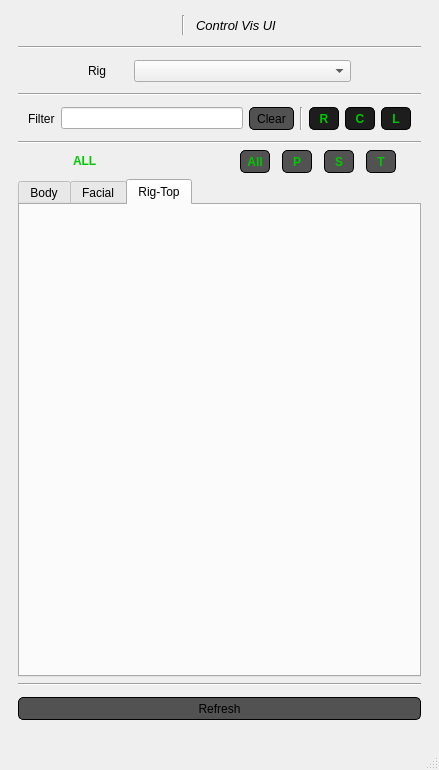
<?xml version="1.0" encoding="UTF-8"?>
<ui version="4.0">
 <class>mWindow</class>
 <widget class="QMainWindow" name="mWindow">
  <property name="geometry">
   <rect>
    <x>0</x>
    <y>0</y>
    <width>439</width>
    <height>770</height>
   </rect>
  </property>
  <property name="minimumSize">
   <size>
    <width>430</width>
    <height>0</height>
   </size>
  </property>
  <property name="windowTitle">
   <string>MANSUR - Module Vis UI</string>
  </property>
  <property name="locale">
   <locale language="English" country="UnitedStates"/>
  </property>
  <widget class="QWidget" name="centralwidget">
   <layout class="QVBoxLayout" name="verticalLayout_2">
    <item>
     <widget class="QWidget" name="header" native="true">
      <layout class="QHBoxLayout" name="horizontalLayout_4">
       <property name="leftMargin">
        <number>0</number>
       </property>
       <property name="topMargin">
        <number>0</number>
       </property>
       <property name="rightMargin">
        <number>0</number>
       </property>
       <property name="bottomMargin">
        <number>0</number>
       </property>
       <item>
        <layout class="QHBoxLayout" name="headerLayout"/>
       </item>
      </layout>
     </widget>
    </item>
    <item>
     <layout class="QVBoxLayout" name="verticalLayout_11">
      <property name="leftMargin">
       <number>9</number>
      </property>
      <property name="topMargin">
       <number>0</number>
      </property>
      <property name="rightMargin">
       <number>9</number>
      </property>
      <property name="bottomMargin">
       <number>9</number>
      </property>
      <item>
       <layout class="QHBoxLayout" name="horizontalLayout_7">
        <item>
         <spacer name="horizontalSpacer_8">
          <property name="orientation">
           <enum>Qt::Horizontal</enum>
          </property>
          <property name="sizeHint" stdset="0">
           <size>
            <width>40</width>
            <height>20</height>
           </size>
          </property>
         </spacer>
        </item>
        <item>
         <widget class="QLabel" name="iconLbl">
          <property name="text">
           <string/>
          </property>
          <property name="alignment">
           <set>Qt::AlignRight|Qt::AlignTrailing|Qt::AlignVCenter</set>
          </property>
         </widget>
        </item>
        <item>
         <spacer name="horizontalSpacer_7">
          <property name="orientation">
           <enum>Qt::Horizontal</enum>
          </property>
          <property name="sizeType">
           <enum>QSizePolicy::Fixed</enum>
          </property>
          <property name="sizeHint" stdset="0">
           <size>
            <width>5</width>
            <height>20</height>
           </size>
          </property>
         </spacer>
        </item>
        <item>
         <widget class="Line" name="line_2">
          <property name="orientation">
           <enum>Qt::Vertical</enum>
          </property>
         </widget>
        </item>
        <item>
         <spacer name="horizontalSpacer_6">
          <property name="orientation">
           <enum>Qt::Horizontal</enum>
          </property>
          <property name="sizeType">
           <enum>QSizePolicy::Fixed</enum>
          </property>
          <property name="sizeHint" stdset="0">
           <size>
            <width>5</width>
            <height>20</height>
           </size>
          </property>
         </spacer>
        </item>
        <item>
         <widget class="QLabel" name="label">
          <property name="font">
           <font>
            <pointsize>10</pointsize>
            <italic>true</italic>
           </font>
          </property>
          <property name="text">
           <string>Control Vis UI</string>
          </property>
         </widget>
        </item>
        <item>
         <spacer name="horizontalSpacer_9">
          <property name="orientation">
           <enum>Qt::Horizontal</enum>
          </property>
          <property name="sizeHint" stdset="0">
           <size>
            <width>40</width>
            <height>20</height>
           </size>
          </property>
         </spacer>
        </item>
       </layout>
      </item>
      <item>
       <spacer name="verticalSpacer_8">
        <property name="orientation">
         <enum>Qt::Vertical</enum>
        </property>
        <property name="sizeType">
         <enum>QSizePolicy::Fixed</enum>
        </property>
        <property name="sizeHint" stdset="0">
         <size>
          <width>20</width>
          <height>5</height>
         </size>
        </property>
       </spacer>
      </item>
      <item>
       <widget class="Line" name="line_7">
        <property name="accessibleName">
         <string>HLine</string>
        </property>
        <property name="orientation">
         <enum>Qt::Horizontal</enum>
        </property>
       </widget>
      </item>
      <item>
       <spacer name="verticalSpacer_2">
        <property name="orientation">
         <enum>Qt::Vertical</enum>
        </property>
        <property name="sizeType">
         <enum>QSizePolicy::Fixed</enum>
        </property>
        <property name="sizeHint" stdset="0">
         <size>
          <width>20</width>
          <height>5</height>
         </size>
        </property>
       </spacer>
      </item>
      <item>
       <layout class="QHBoxLayout" name="horizontalLayout_3">
        <item>
         <spacer name="horizontalSpacer_5">
          <property name="orientation">
           <enum>Qt::Horizontal</enum>
          </property>
          <property name="sizeType">
           <enum>QSizePolicy::Fixed</enum>
          </property>
          <property name="sizeHint" stdset="0">
           <size>
            <width>70</width>
            <height>20</height>
           </size>
          </property>
         </spacer>
        </item>
        <item>
         <widget class="QLabel" name="label_2">
          <property name="maximumSize">
           <size>
            <width>40</width>
            <height>16777215</height>
           </size>
          </property>
          <property name="text">
           <string>Rig</string>
          </property>
         </widget>
        </item>
        <item>
         <widget class="QComboBox" name="rigName_cb"/>
        </item>
        <item>
         <spacer name="horizontalSpacer_10">
          <property name="orientation">
           <enum>Qt::Horizontal</enum>
          </property>
          <property name="sizeType">
           <enum>QSizePolicy::Fixed</enum>
          </property>
          <property name="sizeHint" stdset="0">
           <size>
            <width>70</width>
            <height>20</height>
           </size>
          </property>
         </spacer>
        </item>
       </layout>
      </item>
      <item>
       <spacer name="verticalSpacer_3">
        <property name="orientation">
         <enum>Qt::Vertical</enum>
        </property>
        <property name="sizeType">
         <enum>QSizePolicy::Fixed</enum>
        </property>
        <property name="sizeHint" stdset="0">
         <size>
          <width>20</width>
          <height>5</height>
         </size>
        </property>
       </spacer>
      </item>
      <item>
       <widget class="Line" name="line_9">
        <property name="accessibleName">
         <string>HLine</string>
        </property>
        <property name="orientation">
         <enum>Qt::Horizontal</enum>
        </property>
       </widget>
      </item>
      <item>
       <spacer name="verticalSpacer_4">
        <property name="orientation">
         <enum>Qt::Vertical</enum>
        </property>
        <property name="sizeType">
         <enum>QSizePolicy::Fixed</enum>
        </property>
        <property name="sizeHint" stdset="0">
         <size>
          <width>20</width>
          <height>5</height>
         </size>
        </property>
       </spacer>
      </item>
      <item>
       <layout class="QHBoxLayout" name="horizontalLayout">
        <item>
         <spacer name="horizontalSpacer_2">
          <property name="orientation">
           <enum>Qt::Horizontal</enum>
          </property>
          <property name="sizeType">
           <enum>QSizePolicy::Fixed</enum>
          </property>
          <property name="sizeHint" stdset="0">
           <size>
            <width>10</width>
            <height>20</height>
           </size>
          </property>
         </spacer>
        </item>
        <item>
         <widget class="QLabel" name="label_4">
          <property name="text">
           <string>Filter</string>
          </property>
         </widget>
        </item>
        <item>
         <widget class="QLineEdit" name="filter_le">
          <property name="minimumSize">
           <size>
            <width>150</width>
            <height>0</height>
           </size>
          </property>
         </widget>
        </item>
        <item>
         <widget class="QPushButton" name="filterClear_btn">
          <property name="minimumSize">
           <size>
            <width>45</width>
            <height>23</height>
           </size>
          </property>
          <property name="styleSheet">
           <string notr="true">QPushButton{
background-color:#535252;
border-style: solid;
border-color: black;
border-width: 1px;
border-radius: 5px;}
QPushButton:hover{background-color:#707070;}
QPushButton:pressed{background-color:#1d1d1d;}
QPushButton:checked{background-color:#1d1d1d;}</string>
          </property>
          <property name="text">
           <string>Clear</string>
          </property>
         </widget>
        </item>
        <item>
         <widget class="Line" name="line_3">
          <property name="orientation">
           <enum>Qt::Vertical</enum>
          </property>
         </widget>
        </item>
        <item>
         <widget class="QPushButton" name="rSide_btn">
          <property name="minimumSize">
           <size>
            <width>30</width>
            <height>23</height>
           </size>
          </property>
          <property name="maximumSize">
           <size>
            <width>30</width>
            <height>16777215</height>
           </size>
          </property>
          <property name="font">
           <font>
            <weight>75</weight>
            <bold>true</bold>
           </font>
          </property>
          <property name="styleSheet">
           <string notr="true">QPushButton{
color: rgb(0,200,0);
background-color:#535252;
border-style: solid;
border-color: black;
border-width: 1px;
border-radius: 5px;}
QPushButton:hover{background-color:#707070;}
QPushButton:pressed{background-color:#1d1d1d;}
QPushButton:checked{background-color:#1d1d1d;}</string>
          </property>
          <property name="text">
           <string>R</string>
          </property>
          <property name="checkable">
           <bool>true</bool>
          </property>
          <property name="checked">
           <bool>true</bool>
          </property>
         </widget>
        </item>
        <item>
         <widget class="QPushButton" name="cSide_btn">
          <property name="minimumSize">
           <size>
            <width>30</width>
            <height>23</height>
           </size>
          </property>
          <property name="maximumSize">
           <size>
            <width>30</width>
            <height>16777215</height>
           </size>
          </property>
          <property name="font">
           <font>
            <weight>75</weight>
            <bold>true</bold>
           </font>
          </property>
          <property name="styleSheet">
           <string notr="true">QPushButton{
color: rgb(0,200,0);
background-color:#535252;
border-style: solid;
border-color: black;
border-width: 1px;
border-radius: 5px;}
QPushButton:hover{background-color:#707070;}
QPushButton:pressed{background-color:#1d1d1d;}
QPushButton:checked{background-color:#1d1d1d;}</string>
          </property>
          <property name="text">
           <string>C</string>
          </property>
          <property name="checkable">
           <bool>true</bool>
          </property>
          <property name="checked">
           <bool>true</bool>
          </property>
         </widget>
        </item>
        <item>
         <widget class="QPushButton" name="lSide_btn">
          <property name="minimumSize">
           <size>
            <width>30</width>
            <height>23</height>
           </size>
          </property>
          <property name="maximumSize">
           <size>
            <width>30</width>
            <height>16777215</height>
           </size>
          </property>
          <property name="font">
           <font>
            <weight>75</weight>
            <bold>true</bold>
           </font>
          </property>
          <property name="styleSheet">
           <string notr="true">QPushButton{
color: rgb(0,200,0);
background-color:#535252;
border-style: solid;
border-color: black;
border-width: 1px;
border-radius: 5px;}
QPushButton:hover{background-color:#707070;}
QPushButton:pressed{background-color:#1d1d1d;}
QPushButton:checked{background-color:#1d1d1d;}</string>
          </property>
          <property name="text">
           <string>L</string>
          </property>
          <property name="checkable">
           <bool>true</bool>
          </property>
          <property name="checked">
           <bool>true</bool>
          </property>
         </widget>
        </item>
        <item>
         <spacer name="horizontalSpacer_3">
          <property name="orientation">
           <enum>Qt::Horizontal</enum>
          </property>
          <property name="sizeType">
           <enum>QSizePolicy::Fixed</enum>
          </property>
          <property name="sizeHint" stdset="0">
           <size>
            <width>10</width>
            <height>20</height>
           </size>
          </property>
         </spacer>
        </item>
       </layout>
      </item>
      <item>
       <spacer name="verticalSpacer_5">
        <property name="orientation">
         <enum>Qt::Vertical</enum>
        </property>
        <property name="sizeType">
         <enum>QSizePolicy::Fixed</enum>
        </property>
        <property name="sizeHint" stdset="0">
         <size>
          <width>20</width>
          <height>5</height>
         </size>
        </property>
       </spacer>
      </item>
      <item>
       <widget class="Line" name="line_10">
        <property name="accessibleName">
         <string>HLine</string>
        </property>
        <property name="orientation">
         <enum>Qt::Horizontal</enum>
        </property>
       </widget>
      </item>
      <item>
       <layout class="QHBoxLayout" name="horizontalLayout_5">
        <item>
         <spacer name="horizontalSpacer_13">
          <property name="orientation">
           <enum>Qt::Horizontal</enum>
          </property>
          <property name="sizeType">
           <enum>QSizePolicy::Fixed</enum>
          </property>
          <property name="sizeHint" stdset="0">
           <size>
            <width>7</width>
            <height>20</height>
           </size>
          </property>
         </spacer>
        </item>
        <item>
         <widget class="QLabel" name="label_18">
          <property name="minimumSize">
           <size>
            <width>30</width>
            <height>20</height>
           </size>
          </property>
          <property name="maximumSize">
           <size>
            <width>30</width>
            <height>20</height>
           </size>
          </property>
          <property name="text">
           <string/>
          </property>
         </widget>
        </item>
        <item>
         <widget class="QLabel" name="label_19">
          <property name="minimumSize">
           <size>
            <width>113</width>
            <height>20</height>
           </size>
          </property>
          <property name="maximumSize">
           <size>
            <width>110</width>
            <height>20</height>
           </size>
          </property>
          <property name="font">
           <font>
            <weight>75</weight>
            <bold>true</bold>
           </font>
          </property>
          <property name="styleSheet">
           <string notr="true">color: rgb(0,200,0);</string>
          </property>
          <property name="text">
           <string>ALL</string>
          </property>
         </widget>
        </item>
        <item>
         <widget class="QLabel" name="label_20">
          <property name="minimumSize">
           <size>
            <width>30</width>
            <height>20</height>
           </size>
          </property>
          <property name="maximumSize">
           <size>
            <width>30</width>
            <height>20</height>
           </size>
          </property>
          <property name="text">
           <string/>
          </property>
         </widget>
        </item>
        <item>
         <widget class="QPushButton" name="globAll_btn">
          <property name="minimumSize">
           <size>
            <width>30</width>
            <height>23</height>
           </size>
          </property>
          <property name="maximumSize">
           <size>
            <width>30</width>
            <height>23</height>
           </size>
          </property>
          <property name="font">
           <font>
            <weight>75</weight>
            <bold>true</bold>
           </font>
          </property>
          <property name="styleSheet">
           <string notr="true">QPushButton{
color: rgb(0,200,0);
background-color:#535252;
border-style: solid;
border-color: black;
border-width: 1px;
border-radius: 5px;}
QPushButton:hover{background-color:#707070;}
QPushButton:pressed{background-color:#1d1d1d;}
QPushButton:checked{background-color:#1d1d1d;}</string>
          </property>
          <property name="text">
           <string>All</string>
          </property>
         </widget>
        </item>
        <item>
         <widget class="QPushButton" name="globPrimaries_btn">
          <property name="minimumSize">
           <size>
            <width>30</width>
            <height>23</height>
           </size>
          </property>
          <property name="maximumSize">
           <size>
            <width>30</width>
            <height>23</height>
           </size>
          </property>
          <property name="font">
           <font>
            <weight>75</weight>
            <bold>true</bold>
           </font>
          </property>
          <property name="styleSheet">
           <string notr="true">QPushButton{
color: rgb(0,200,0);
background-color:#535252;
border-style: solid;
border-color: black;
border-width: 1px;
border-radius: 5px;}
QPushButton:hover{background-color:#707070;}
QPushButton:pressed{background-color:#1d1d1d;}</string>
          </property>
          <property name="text">
           <string>P</string>
          </property>
         </widget>
        </item>
        <item>
         <widget class="QPushButton" name="globSecondaries_btn">
          <property name="minimumSize">
           <size>
            <width>30</width>
            <height>23</height>
           </size>
          </property>
          <property name="maximumSize">
           <size>
            <width>30</width>
            <height>23</height>
           </size>
          </property>
          <property name="font">
           <font>
            <weight>75</weight>
            <bold>true</bold>
           </font>
          </property>
          <property name="styleSheet">
           <string notr="true">QPushButton{
color: rgb(0,200,0);
background-color:#535252;
border-style: solid;
border-color: black;
border-width: 1px;
border-radius: 5px;}
QPushButton:hover{background-color:#707070;}
QPushButton:pressed{background-color:#1d1d1d;}</string>
          </property>
          <property name="text">
           <string>S</string>
          </property>
         </widget>
        </item>
        <item>
         <widget class="QPushButton" name="globTertiaries_btn">
          <property name="minimumSize">
           <size>
            <width>30</width>
            <height>23</height>
           </size>
          </property>
          <property name="maximumSize">
           <size>
            <width>30</width>
            <height>23</height>
           </size>
          </property>
          <property name="font">
           <font>
            <weight>75</weight>
            <bold>true</bold>
           </font>
          </property>
          <property name="styleSheet">
           <string notr="true">QPushButton{
color: rgb(0,200,0);
background-color:#535252;
border-style: solid;
border-color: black;
border-width: 1px;
border-radius: 5px;}
QPushButton:hover{background-color:#707070;}
QPushButton:pressed{background-color:#1d1d1d;}</string>
          </property>
          <property name="text">
           <string>T</string>
          </property>
         </widget>
        </item>
        <item>
         <spacer name="horizontalSpacer_14">
          <property name="orientation">
           <enum>Qt::Horizontal</enum>
          </property>
          <property name="sizeType">
           <enum>QSizePolicy::Fixed</enum>
          </property>
          <property name="sizeHint" stdset="0">
           <size>
            <width>19</width>
            <height>20</height>
           </size>
          </property>
         </spacer>
        </item>
       </layout>
      </item>
      <item>
       <widget class="QTabWidget" name="mainTab_twg">
        <property name="currentIndex">
         <number>2</number>
        </property>
        <widget class="QWidget" name="bodyTab_lo">
         <attribute name="title">
          <string>Body</string>
         </attribute>
         <layout class="QVBoxLayout" name="verticalLayout_3">
          <property name="leftMargin">
           <number>0</number>
          </property>
          <property name="topMargin">
           <number>0</number>
          </property>
          <property name="rightMargin">
           <number>0</number>
          </property>
          <property name="bottomMargin">
           <number>0</number>
          </property>
          <item>
           <spacer name="verticalSpacer">
            <property name="orientation">
             <enum>Qt::Vertical</enum>
            </property>
            <property name="sizeType">
             <enum>QSizePolicy::Fixed</enum>
            </property>
            <property name="sizeHint" stdset="0">
             <size>
              <width>20</width>
              <height>5</height>
             </size>
            </property>
           </spacer>
          </item>
          <item>
           <widget class="QScrollArea" name="scrollArea">
            <property name="widgetResizable">
             <bool>true</bool>
            </property>
            <widget class="QWidget" name="scrollAreaWidgetContents">
             <property name="geometry">
              <rect>
               <x>0</x>
               <y>0</y>
               <width>395</width>
               <height>389</height>
              </rect>
             </property>
             <layout class="QVBoxLayout" name="verticalLayout_5">
              <property name="leftMargin">
               <number>0</number>
              </property>
              <property name="topMargin">
               <number>0</number>
              </property>
              <property name="rightMargin">
               <number>0</number>
              </property>
              <property name="bottomMargin">
               <number>0</number>
              </property>
              <item>
               <layout class="QVBoxLayout" name="bodyLayoutHolder_lo"/>
              </item>
             </layout>
            </widget>
           </widget>
          </item>
         </layout>
        </widget>
        <widget class="QWidget" name="facialTab_lo">
         <attribute name="title">
          <string>Facial</string>
         </attribute>
         <layout class="QVBoxLayout" name="verticalLayout_4">
          <property name="leftMargin">
           <number>0</number>
          </property>
          <property name="topMargin">
           <number>0</number>
          </property>
          <property name="rightMargin">
           <number>0</number>
          </property>
          <property name="bottomMargin">
           <number>0</number>
          </property>
          <item>
           <widget class="QScrollArea" name="scrollArea_2">
            <property name="widgetResizable">
             <bool>true</bool>
            </property>
            <widget class="QWidget" name="scrollAreaWidgetContents_2">
             <property name="geometry">
              <rect>
               <x>0</x>
               <y>0</y>
               <width>395</width>
               <height>400</height>
              </rect>
             </property>
             <layout class="QVBoxLayout" name="verticalLayout_6">
              <property name="leftMargin">
               <number>0</number>
              </property>
              <property name="topMargin">
               <number>0</number>
              </property>
              <property name="rightMargin">
               <number>0</number>
              </property>
              <property name="bottomMargin">
               <number>0</number>
              </property>
              <item>
               <layout class="QVBoxLayout" name="facialLayoutHolder_lo"/>
              </item>
             </layout>
            </widget>
           </widget>
          </item>
         </layout>
        </widget>
        <widget class="QWidget" name="tab">
         <attribute name="title">
          <string>Rig-Top</string>
         </attribute>
         <layout class="QVBoxLayout" name="verticalLayout_7">
          <property name="leftMargin">
           <number>0</number>
          </property>
          <property name="topMargin">
           <number>0</number>
          </property>
          <property name="rightMargin">
           <number>0</number>
          </property>
          <property name="bottomMargin">
           <number>0</number>
          </property>
          <item>
           <layout class="QVBoxLayout" name="rigTopHolder_lo"/>
          </item>
         </layout>
        </widget>
       </widget>
      </item>
      <item>
       <widget class="Line" name="line_5">
        <property name="accessibleName">
         <string>HLine</string>
        </property>
        <property name="orientation">
         <enum>Qt::Horizontal</enum>
        </property>
       </widget>
      </item>
      <item>
       <spacer name="verticalSpacer_7">
        <property name="orientation">
         <enum>Qt::Vertical</enum>
        </property>
        <property name="sizeType">
         <enum>QSizePolicy::Fixed</enum>
        </property>
        <property name="sizeHint" stdset="0">
         <size>
          <width>20</width>
          <height>5</height>
         </size>
        </property>
       </spacer>
      </item>
      <item>
       <widget class="QPushButton" name="refresh_btn">
        <property name="minimumSize">
         <size>
          <width>50</width>
          <height>23</height>
         </size>
        </property>
        <property name="styleSheet">
         <string notr="true">QPushButton{
background-color:#535252;
border-style: solid;
border-color: black;
border-width: 1px;
border-radius: 5px;}
QPushButton:hover{background-color:#707070;}
QPushButton:pressed{background-color:#1d1d1d;}
QPushButton:checked{background-color:#1d1d1d;}</string>
        </property>
        <property name="text">
         <string>Refresh</string>
        </property>
       </widget>
      </item>
      <item>
       <spacer name="verticalSpacer_6">
        <property name="orientation">
         <enum>Qt::Vertical</enum>
        </property>
        <property name="sizeType">
         <enum>QSizePolicy::Fixed</enum>
        </property>
        <property name="sizeHint" stdset="0">
         <size>
          <width>20</width>
          <height>10</height>
         </size>
        </property>
       </spacer>
      </item>
     </layout>
    </item>
   </layout>
  </widget>
  <widget class="QStatusBar" name="statusbar"/>
  <widget class="QMenuBar" name="menubar">
   <property name="geometry">
    <rect>
     <x>0</x>
     <y>0</y>
     <width>439</width>
     <height>21</height>
    </rect>
   </property>
  </widget>
  <action name="actionImport_prefrences">
   <property name="text">
    <string>import prefrences</string>
   </property>
  </action>
  <action name="actionExpoer_prefrences">
   <property name="text">
    <string>expoer prefrences</string>
   </property>
  </action>
 </widget>
 <resources/>
 <connections/>
</ui>
